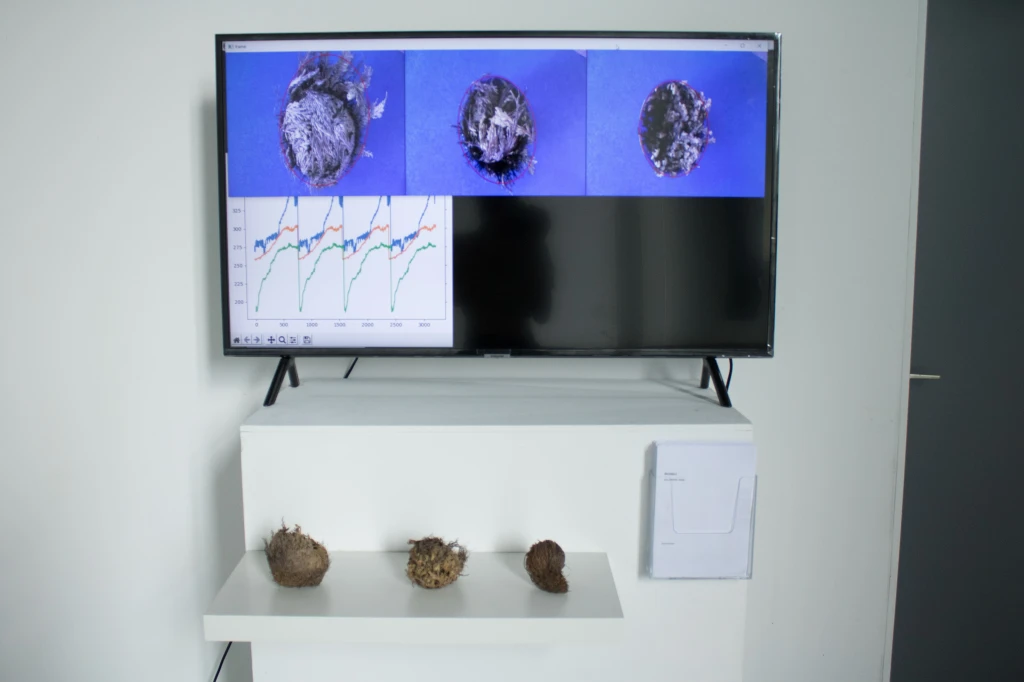
#> input picture images/img.png, 1024 x 682 px, given in place of rose1def_acc.mp4, which was not available
$ python main.py
#> lines starting #> are read from the running program, lines starting #| are printed output that depends on the picture; after the words box and inside, x2 and y2 are one past the last pixel; in counts of white or black regions, pixels touching at a corner belong together; pictures that were not available may be replaced by others from this repository, and a replacement may not be noted
#!/usr/bin/env python3

import os
import numpy as np
import cv2
import matplotlib.pyplot as plt
import csv
from datetime import datetime
import time


def output(frame0,frame1,frame2):

    try:
        taille = 0.7

        frame0 = cv2.resize(frame0,(0,0),None,taille,taille)
        frame1 = cv2.resize(frame1,(0,0),None,taille,taille)
        frame2 = cv2.resize(frame2,(0,0),None,taille,taille)

        final_frame = np.hstack((frame0,frame1,frame2))
        cv2.imshow('frame',final_frame)
    except:
        pass


def ellipse(img,frame):

    contours, hierarchy = cv2.findContours(img, cv2.RETR_TREE, cv2.CHAIN_APPROX_SIMPLE)

    # Find the rotated rectangles and ellipses for each contour

    liste       = list()
    minEllipse  = [None]*len(contours)

    for i, c in enumerate(contours):

        if c.shape[0] > 5:

            minEllipse[i] = cv2.fitEllipse(c)


    for i in range(len(minEllipse)):

        if minEllipse[i] != None:

            liste.append(minEllipse[i][1][0])

        else:

            liste.append(0)


    k = liste.index(max(liste))

    if minEllipse[k] != None:

        #print(minEllipse[k][1][1])
        color = (0,0,200)
        # ellipse
        cv2.ellipse(frame, minEllipse[k], color, 2)


    return frame,max(liste)


def write_cvs(data,nbr):


    fieldnames = ["Radius", "Time"]

    with open(local + '\\csv\\data'+str(nbr)+'.csv', 'a') as csv_file:
        csv_writer = csv.DictWriter(csv_file, fieldnames=fieldnames)

        now = datetime.now()
        current_time = time.time() - timer


        info = {
            "Radius": data,
            "Time"  : current_time,
        }

        csv_writer.writerow(info)


if __name__ == "__main__":

    local = os.path.dirname(os.path.abspath(__file__))

    timer = time.time()

    treshold = 1

    fieldnames = ["Radius", "Time"]

    for nbr in range(3):

        with open(local +'\\csv\\data'+str(nbr)+'.csv', 'w') as csv_file:
            csv_writer = csv.DictWriter(csv_file, fieldnames=fieldnames)
            csv_writer.writeheader()


    list0 = list()
    list1 = list()
    list2 = list()

    # Open Video file
    cap0 = cv2.VideoCapture(local+r'\\video\\rose1def_acc.mp4')
    cap1 = cv2.VideoCapture(local+r'\\video\\rose2def_acc.mp4')
    cap2 = cv2.VideoCapture(local+r'\\video\\rose3def_acc.mp4')

    # cap0.isOpened() or cap1.isOpened() or cap2.isOpened()
    # Loop that plays every frame of the video until the end


    while(1):


        try:

            # loop cette merde pour de vrai STP

            # Retrive frame and success of the reading
            lower_Blue = np.array([0,0,0])
            upper_Blue = np.array([130,130,244])

            if cap0.isOpened():

                try:
                    ret0, frame0 = cap0.read()
#> frame0 is the input picture: shape (682, 1024, 3); mean B, G, R 169.5, 155.4, 147.1

                    if ret0 == False :
                        cap0 = cv2.VideoCapture(local+r'\\video\\rose1def_acc.mp4')

                    ret0, frame0 = cap0.read()
                    mask0 = cv2.inRange(frame0, lower_Blue, upper_Blue)
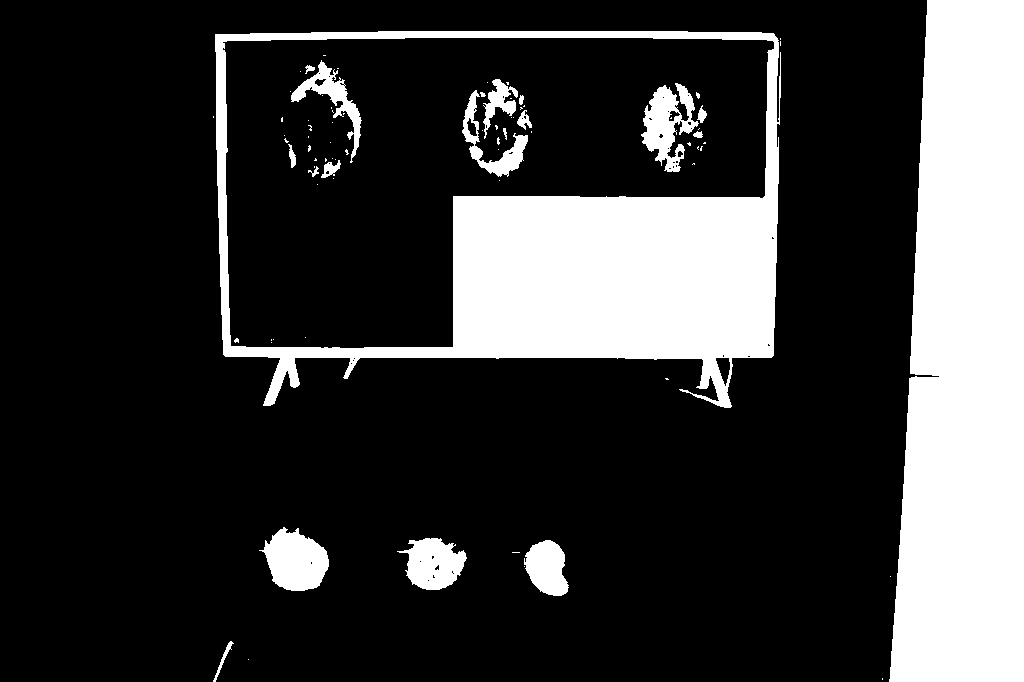
#> mask0: shape (682, 1024); 22.6% white; 80 white regions (60 under 20 px)
                    res0 = cv2.bitwise_and(frame0,frame0, mask= mask0)
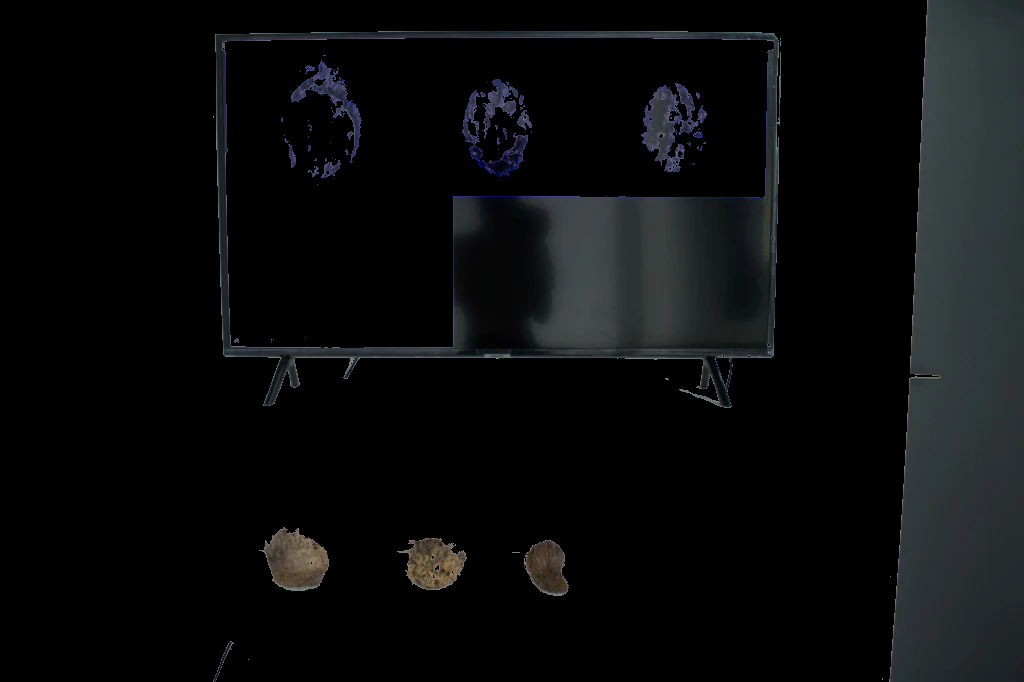
#> res0: shape (682, 1024, 3); mean B, G, R 12.4, 11.7, 10.4
                    img0 = cv2.GaussianBlur(mask0,(9,9),10)
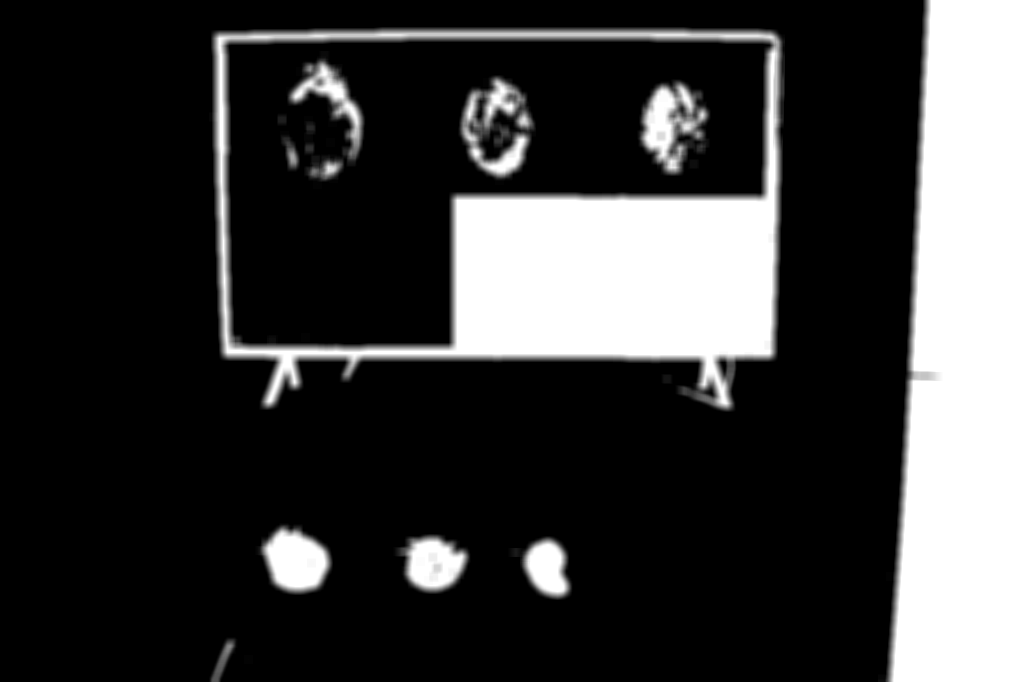
#> img0: shape (682, 1024); min 0, max 255, mean 57.5
                    frame0,eli0 = ellipse(img0,frame0)
#> in ellipse, `contours, hierarchy = cv2.findContours(img, cv2.RETR_TREE, cv2.CHAIN_A..`: contours = 22 contours, 3 with area under 20; largest, box (x1, y1, x2, y2) and area: (209, 27, 785, 412) 192724, (228, 41, 769, 345) 112812, (878, 0, 1024, 682) 79787, (458, 75, 536, 185) 6147, (637, 79, 711, 176) 5290
#> in ellipse, `minEllipse  = [None]*len(contours)`: minEllipse = 22 items
#> the loop in ellipse, `for i, c in enumerate(contours): ` made 22 passes
#> c on passes 1, 10, 11, 20: [[244, 655], [244, 663], [252, 663], [252, 655]], [[301, 333], [301, 341], [309, 341], [309, 333]], [[326, 138], [326, 146], [334, 146], [334, 138]], [[478, 116], [479, 115], [480, 116], [479, 117]]
#> the loop in ellipse, `for i in range(len(minEllipse)): ` made 22 passes
#> after the loop in ellipse, `for i in range(len(minEllipse)):`: liste = [0, 13.81, 53.17, 62.48, 67.36, 12.49, 488.6, 4.05, 360.9, 0, 0, 15.07, 0, 71.41, 2.5, 74.51, 3.25, 14.52, 7.9, 0, 65.97, 131.4]
#> in ellipse, `k = liste.index(max(liste))`: k = 6
#> eli0 = 488.6


                except:
                    pass


            if cap1.isOpened():

                try:
                    ret1, frame1 = cap1.read()

                    if ret1 == False :
                        cap1 = cv2.VideoCapture(local+r'\\video\\rose2def_acc.mp4')

                    ret1, frame1 = cap1.read()
                    mask1 = cv2.inRange(frame1, lower_Blue, upper_Blue)
                    res1 = cv2.bitwise_and(frame1,frame1, mask= mask1)
                    img1 = cv2.GaussianBlur(mask1,(9,9),10)
                    frame1,eli1 = ellipse(img1,frame1)
#> the loop in ellipse (call 2), `for i, c in enumerate(contours): ` made 22 passes
#> the loop in ellipse (call 2), `for i in range(len(minEllipse)): ` made 22 passes
#> eli1 = 488.6


                except:

                    pass

            if cap2.isOpened():

                try:

                    ret2, frame2 = cap2.read()

                    if ret2 == False :
                        cap2 = cv2.VideoCapture(local+r'\\video\\rose3def_acc.mp4')


                    ret2, frame2 = cap2.read()
                    mask2 = cv2.inRange(frame2, lower_Blue, upper_Blue)
                    res2 = cv2.bitwise_and(frame2,frame2, mask= mask2)
                    img2 = cv2.GaussianBlur(mask2,(9,9),10)
                    frame2,eli2 = ellipse(img2,frame2)
#> eli2 = 488.6

                except:

                    pass


            if ((time.time() - timer) > 1+treshold and time.time() - timer < 10000):

                treshold = round(time.time() - timer)
                write_cvs(eli0,0)
                list0.append(eli0)
                write_cvs(eli1,1)
                list1.append(eli1)
                write_cvs(eli2,2)
                list2.append(eli2)

            taille = 0.7

            output(frame0,frame1,frame2)
#> in output, `final_frame = np.hstack((frame0,frame1,frame2))`:
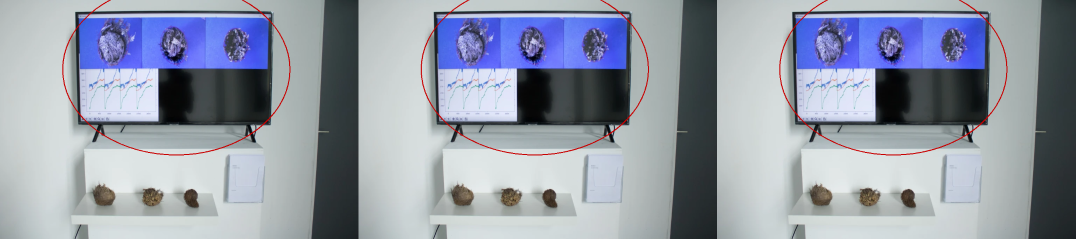
#> final_frame: shape (477, 2151, 3) (shown at 1/2 size); mean of channels 0, 1, 2 168.4, 154.2, 147.2; drawn as B, G, R

            # If the letter 'q' is pressed closed the program

            if cv2.waitKey(1) & 0xFF == ord('q'):

#> (key q is pressed here)
                os.remove(local +r"\\csv\\data0.csv")
                os.remove(local +r"\\csv\\data1.csv")
                os.remove(local +r"\\csv\\data2.csv")

                break

        except KeyboardInterrupt:

            break
    """
    fig, axs = plt.subplots(2, 2)
    axs[0, 0].plot(list0,'-g')
    axs[0, 0].set_title("Fleur 1")
    axs[1, 0].plot(list1,'-r')
    axs[1, 0].set_title("Fleur 2")
    axs[0, 1].plot(list2,'-b')
    axs[0, 1].set_title("Fleur 3")

    fig.tight_layout()
    plt.show()
    """

    cap0.release()
    cap1.release()
    cap2.release()
    cv2.destroyAllWindows()
